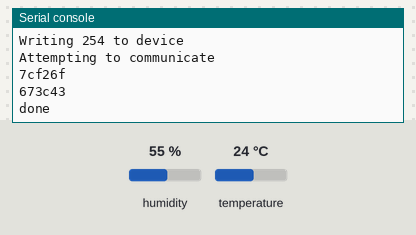
A program run on a simulated Raspberry Pi Pico running CircuitPython. On the bench: the last lines printed to the serial console. Inputs (shaded band) come from the test bench; at power-on: humidity 55 %, temperature 24 °C.

Above: at 1.3 s.
1.4 s: humidity set to 22 %
At 6.01 s:
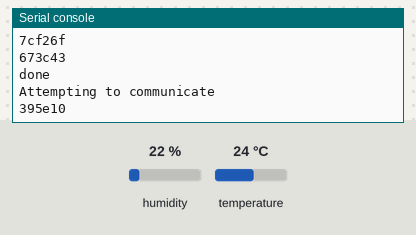
12.6 s: temperature set to 12 °C
At 16.76 s:
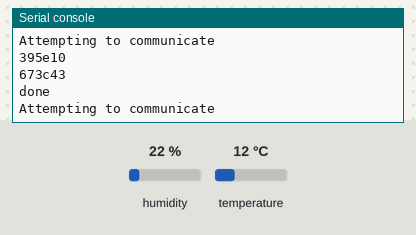
23.8 s: humidity set to 40 %
At 28.02 s:
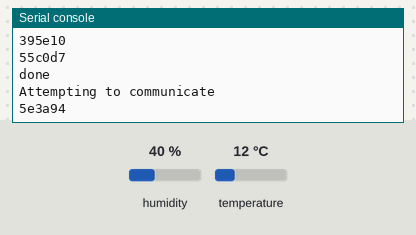
34.8 s: temperature set to 19 °C
At 40.6 s:
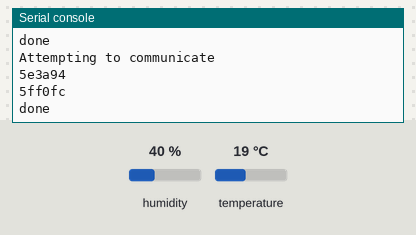
46.0 s: humidity set to 68 %
At 50.03 s:
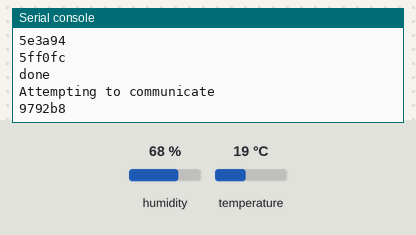
56.8 s: temperature set to 28 °C
At 62.5 s:
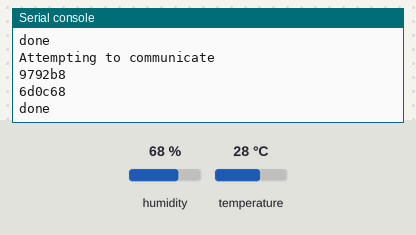

Measured:
- after the input at 1.4 s, the serial console: prints a new line after 4.4 s (image 1)
- after the input at 23.8 s, the serial console: prints a new line after 4.0 s (image 3)
- after the input at 34.8 s, the serial console: prints a new line after 4.3 s (image 4)
- after the input at 46.0 s, the serial console: prints a new line after 3.8 s (image 5)
- after the input at 56.8 s, the serial console: prints a new line after 4.3 s (image 6)

The program:

microHTU21DF.py
```python
import busio
import board
from adafruit_bus_device.i2c_device import I2CDevice
from time import sleep

# https://docs.circuitpython.org/projects/busdevice/en/latest/examples.html

SDA=board.GP4
SCL=board.GP5


class HTU21DF:


    ADDRESS=0x40

    # Commands
    HOLD_HUMIDITY=0xE5
    HOLD_TEMPERATURE=0xE3
    NOHOLD_HUMIDITY=0xF5
    NOHOLD_TEMPERATURE=0xF3
    WRITE_USR_REGISTER=0xE6
    READ_USR_REGISTER=0xE7
    SOFT_RESET=0xFE

    def __init__(self):
        self.bus = busio.I2C(SCL, SDA)
        self.write_to_device(HTU21DF.SOFT_RESET)

    def read_temprature(self):
        self.write_and_read(HTU21DF.HOLD_TEMPERATURE)

    def read_humidity(self):
        self.write_and_read(HTU21DF.HOLD_HUMIDITY)

    def write_to_device(self,cmd):
        print(f'Writing {cmd} to device')
        # with busio.I2C(SCL, SDA) as bus:
        with I2CDevice(self.bus, HTU21DF.ADDRESS) as device:
                device.write(bytes([cmd]))
        sleep(0.1)

    def write_and_read(self,cmd,n_read=3):
        bytes_read = bytearray(n_read)
        # with busio.I2C(SCL, SDA) as bus:
        # device = I2CDevice(self.bus, HTU21DF.ADDRESS)
        with I2CDevice(self.bus, HTU21DF.ADDRESS) as device:
            device.write(bytes([cmd]))
            sleep(0.1)
            device.readinto(bytes_read)
            sleep(0.1)
        print("".join("{:02x}".format(x) for x in bytes_read))


h=HTU21DF()
while True:
    print('Attempting to communicate')
    h.read_humidity()
    sleep(0.1)
    h.read_temprature()
    print('done')
    sleep(5)


# """Example for Pico. Turns on the built-in LED."""
# import board
# import digitalio
# import time

# led = digitalio.DigitalInOut(board.LED)
# led.direction = digitalio.Direction.OUTPUT

# led_ext = digitalio.DigitalInOut(board.GP16)
# led_ext.direction = digitalio.Direction.OUTPUT

# led.value = True
# led_ext.value = False
# while True:
#     time.sleep(1)
#     led.value = not (led.value)
#     led_ext.value = not (led_ext.value)
```
